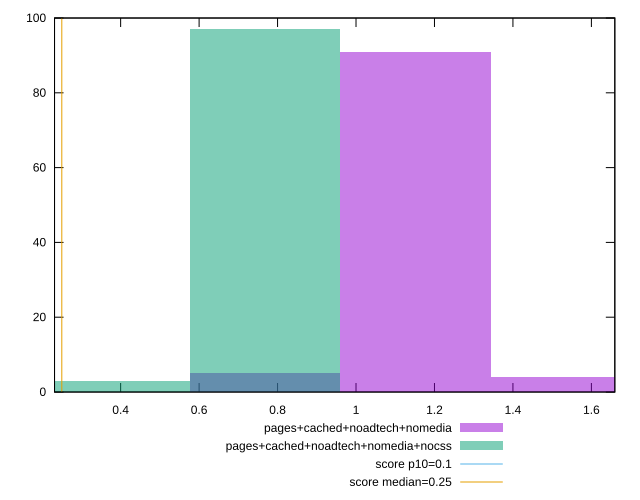

The gnuplot source for this figure:
reset

$pagesCachedNoadtechNomedia <<EOF
1.1519082951495858 91
0.7679388634330573 5
1.5358777268661146 4
EOF

$pagesCachedNoadtechNomediaNocss <<EOF
0.38396943171652864 3
0.7679388634330573 97
EOF

set key outside below
set boxwidth 0.38396943171652864
set xrange [0.23147960069444443:1.6597258911132815]
set yrange [0:100]
set trange [0:100]
set style fill transparent solid 0.5 noborder

set parametric
set terminal svg size 640, 500 enhanced background rgb 'white'
set output "report_00014_2021-02-09T15:56:05.503Z/cumulative-layout-shift/comparison/histogram/3_vs_4.svg"

plot $pagesCachedNoadtechNomedia title "pages+cached+noadtech+nomedia" with boxes, \
     $pagesCachedNoadtechNomediaNocss title "pages+cached+noadtech+nomedia+nocss" with boxes, \
     0.1,t title "score p10=0.1", \
     0.25,t title "score median=0.25"

reset
